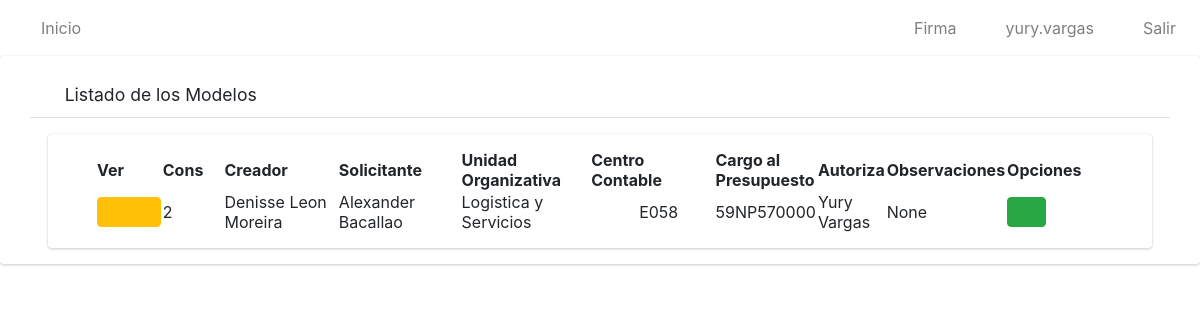
/listar/modelos/cancelados/ (signed in), run on the app's committed database.
### app/models.py (models this page shows, shortened)
class Modelo(models.Model):
    nombre=models.CharField(max_length=50)
    solicitante=models.CharField(max_length=50)
    unidad_organizativa=models.CharField(max_length=100)
    c_contable=models.CharField(max_length=4)
    consec=models.IntegerField()
    solicitudes=models.ManyToManyField(Solicitud)
    parleg=models.CharField(max_length=20)
    autoriza=models.CharField(max_length=50)
    cargo_presupuesto=models.CharField(max_length=20)
    observaciones = models.CharField(max_length=500, blank=True, null=True)
    estado=models.CharField(max_length=10)
    cargo_autoriza=models.CharField(max_length=100)
    dependencia_autoriza=models.CharField(max_length=100)
    cargo_solicita=models.CharField(max_length=100)
    area_trabajo_solicita=models.CharField(max_length=100)

### app/views.py (the view)
# urls.py: path('listar/modelos/cancelados/', ModeloCancelListView.as_view(), name='listarModCancel'),
class ModeloCancelListView(ListView):
    model = Modelo
    template_name = 'modelos/listarCancelados.html'
    @method_decorator(login_required)
    def dispatch(self, request, *args, **kwargs):
        return super().dispatch(request,*args,** kwargs)
    def get_context_data(self, **kwargs):
        context = super().get_context_data(**kwargs)
        lista_solicitantes=[]
        modelos=Modelo.objects.all()
        pos=0
        context['title'] = "Listado de Solicitudes"
        context['solicitantes'] = lista_solicitantes
        context['object_list'] = Modelo.objects.all().filter(estado="cancel")
        return context

### app/templates/modelos/listarCancelados.html (shortened to what this page needs)
{% extends 'base.html' %}
{% load static %}
{% block content %}
    <div class=" card card-default">
        <div class="card-header px-3 mb-3 mt-3 container">
            <h3 class="card-title">
            <i class="fas fa-search"></i>
                Listado de los Modelos
            </h3>
            </div>
        <div class="card card-body content-header mx-5 px-5">
            <table id="myTable" class="display" style="width: 100%;">
                <thead>
                    <tr>
                        <th>Ver</th>
                        <th style="width: 2cm">Cons</th>
                        <th>Creador</th>
                        <th>Solicitante</th>
                        <th>Unidad Organizativa</th>
                        <th>Centro Contable</th>
                        <th>Cargo al Presupuesto</th>
                        <th>Autoriza</th>
                        <th>Observaciones</th>
                        <th style="width: 3cm">Opciones</th>
                    </tr>
                </thead>
                <tbody>
                    {% for i in object_list %}
                    <tr>
                        <td style="width: 1cm"><a href="{% url 'solicitudModel' i.id%}" type="button" class="btn btn-warning">
                    <i class="fas fa-eye" style="width: 1cm"></i>
                </a></td>
                        <td style="width: 20px;">{{i.consec}}</td>
                        <td style="width: 150px;">{{i.nombre}}</td>
                        <td style="width: 150px;">{{i.solicitante}}</td>
                        <td style="width: 150px;">{{i.unidad_organizativa}}</td>
                        <td style="width: 150px;"><div class="pl-5">{{i.c_contable}}</div></td>
                        <td>{{i.cargo_presupuesto}}</td>
                        <td>{{i.autoriza}}</td>
                        <td>{{i.observaciones}}</td>
                        <td>
                {% if perms.app.view_modelo %}
                <a href="#" type="button" class="btn btn-success">
                    <i class="fas fa-download"></i>
                </a>
                {% endif %}
                        </td>
                    </tr>
                    {% endfor %}
                </tbody>
            </table>
        </div>
    </div>
{% endblock %}

### app/templates/base.html (shortened to what this page needs)
{% load static %}
<html>
    <head>
  <link rel="stylesheet" href="{% static 'plugins/fontawesome-free/css/all.min.css'%}">
        <link href="https://cdn.jsdelivr.net/npm/bootstrap@5.2.0/dist/css/bootstrap.min.css" rel="stylesheet">
        <link rel="stylesheet" type="text/css" href="{% static 'datatable/data_tables/datatables.min.css' %}" />
  <link rel="stylesheet" href="https://cdnjs.cloudflare.com/ajax/libs/jquery-confirm/3.3.2/jquery-confirm.min.css">
  <link rel="stylesheet" href="https://cdn.jsdelivr.net/npm/bootstrap-icons@1.7.2/font/bootstrap-icons.css">
  <link href="https://cdn.jsdelivr.net/npm/bootstrap@5.2.0-beta1/dist/css/bootstrap.min.css" rel="stylesheet"
>
<link href="https://cdn.jsdelivr.net/npm/bootstrap@5.2.0/dist/css/bootstrap.min.css" rel="stylesheet">
        <link rel="stylesheet" href="{% static 'dist/css/adminlte.min.css'%}">
    </head>
<nav class="navbar navbar-expand-md navbar-white navbar-light">
 <ul class="navbar-nav">
          <li class="nav-item">
            <a href="{% url 'solicitudes' %}" class="nav-link">
            <i class="fas fa-home"></i>
            Inicio</a>
          </li>
        </ul>
    <ul class="navbar-nav ml-auto">
      <li class="nav-item">
           <a class="nav-link" onclick="modal_firma()" role="button">
            <i class="fas fa-edit"></i> Firma
           </a>
      </li>
      <li class="nav-item">
        <a class="nav-link" href="javascript:;"role="button">
          <i class="fas fa-user"></i>  {{ user.username }}
        </a>
      </li>
      <li class="nav-item">
        <a class="nav-link" href="{% url 'logout' %}"role="button">
          <i class="fas fa-power-off"></i> Salir
        </a>
      </li>
    </ul>
  </nav>
        {%block content%}
        {% endblock %}
    </body>
</html>

### data on the page
Modelo: consec "2", nombre "Denisse Leon Moreira", solicitante "Alexander Bacallao", unidad_organizativa "Logistica y Servicios", c_contable "E058", cargo_presupuesto "59NP570000", autoriza "Yury Vargas", observaciones "None"

### other printed values
{{ user.username }} "yury.vargas"
